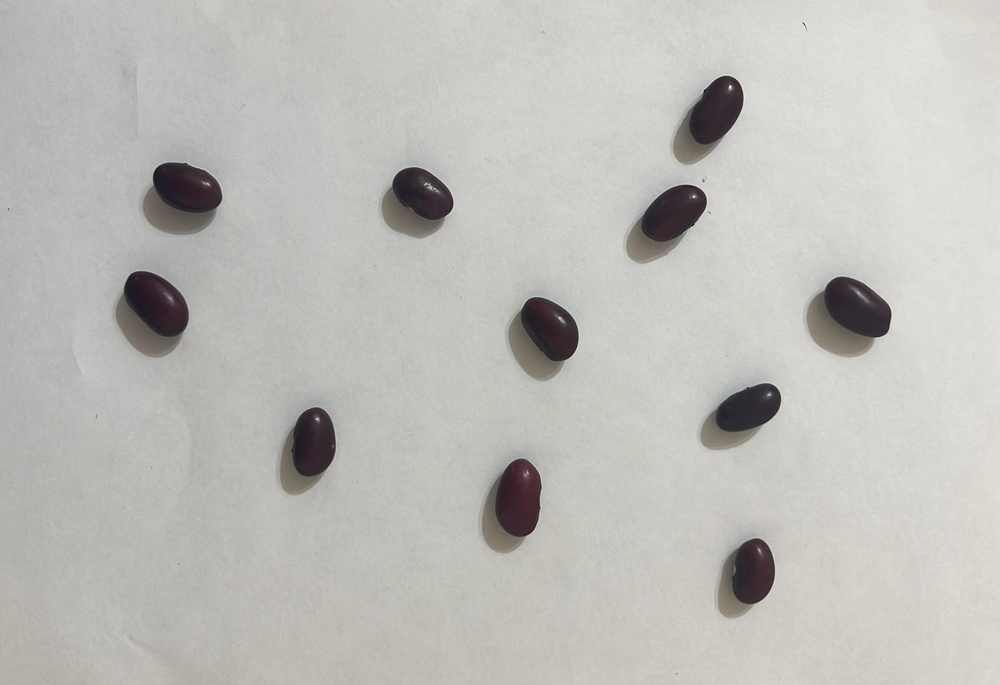
%> input picture data/data_frejol_rojo/img5.jpeg, 1000 x 685 px, shrunk from 3154 x 2160 before the run
$ octave main_get_one_data_frejol_rojo.m   (GNU Octave 9; MATLAB toolbox functions it lacks are replaced by stand-ins)
%> lines starting %> are read from the running program, lines starting %| are printed output that depends on the picture; in (x1, y1, x2, y2) boxes, pixels count from 0 and x2, y2 are one past the last pixel; in counts of white or black regions, pixels touching at a corner belong together; the program's own positions count from 1
### functions/procesamiento/procesamiento_img.m
function [datos, x, x_grises, x_bin, mascara_final, etiquetas_filtradas] = procesamiento_img(file_input, area_min, area_max, clase, circ_min, umbral)
%> called with file_input = 'data_frejol_rojo/img5.jpeg', area_min = 0.6, area_max = 2.5, clase = 'frejol_rojo'

    if ~exist('circ_min', 'var') || isempty(circ_min)
        circ_min = 0.0;
    end

    usar_umbral_manual = exist('umbral', 'var') && ~isempty(umbral) && isnumeric(umbral);

    % Leer imagen
    if ischar(file_input) || isstring(file_input)
        x = imread(file_input);
%> x is the input picture: size 685x1000x3 uint8; mean R, G, B 190.3, 189.4, 185.1
    else
        x = file_input;
    end

    % Calcular factores de escala basados en tamaño A5 (horizontal: 21 x 14.8 cm)
    [alto_img, ancho_img, ~] = size(x);
    cm_ancho = 21.0;
    cm_alto  = 14.8;
    factor_px_a_cm_X = cm_ancho / ancho_img;
    factor_px_a_cm_Y = cm_alto  / alto_img;
    factor_area_cm2_por_px2 = factor_px_a_cm_X * factor_px_a_cm_Y;

    fprintf('[INFO] Factores de escala: %.4f cm/px (X), %.4f cm/px (Y)\n', ...
            factor_px_a_cm_X, factor_px_a_cm_Y);
%| [INFO] Factores de escala: 0.0210 cm/px (X), 0.0216 cm/px (Y)

    % Escala de grises
    x_grises = rgb2gray(x);

    % Binarización
    if usar_umbral_manual
        fprintf('[INFO] Umbral manual usado: %.3f\n', umbral);
        x_bin = imbinarize(x_grises, umbral);
    else
        umbral_auto = graythresh(x_grises);
%> umbral_auto = 0.518
        %fprintf('[INFO] Umbral automático usado (graythresh): %.3f\n', umbral_auto);
        x_bin = imbinarize(x_grises, umbral_auto);
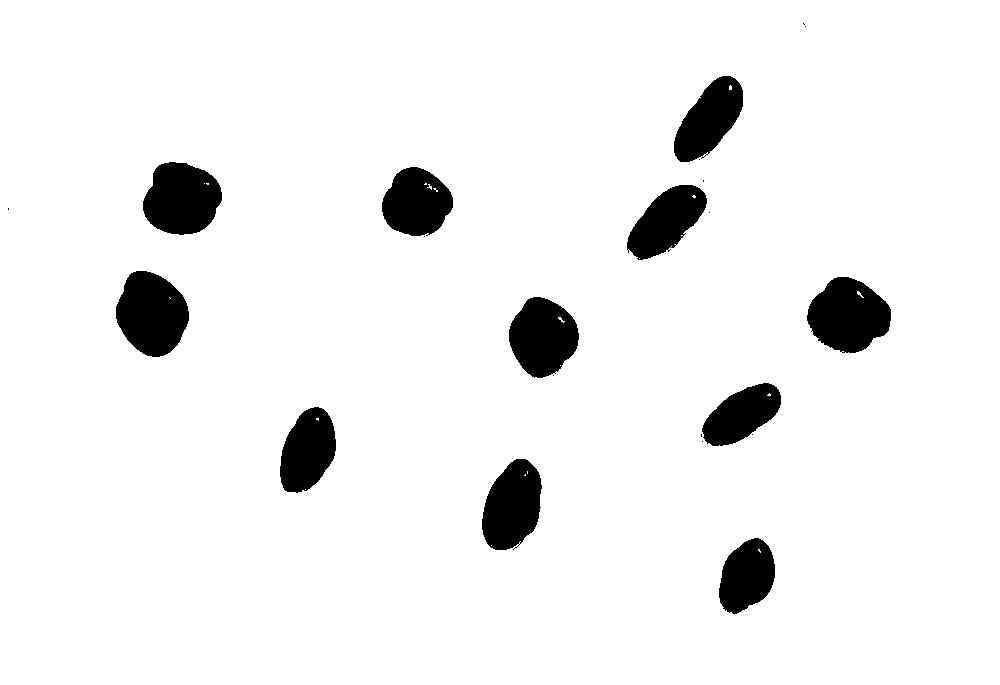
%> x_bin: size 685x1000 logical; 93.9% white; 22 black regions (11 under 20 px), largest, box (x1, y1, x2, y2) and area: (116, 271, 189, 357) 4622, (807, 277, 891, 353) 4584, (143, 162, 222, 235) 4394
        %x_bin = imbinarize(x_grises, 'adaptive', 'ForegroundPolarity', 'dark', 'Sensitivity', 0.5);
    end

    % Invertir y eliminar ruido pequeño
    x_bin = ~x_bin;
    x_bin = bwareaopen(x_bin, 100);
%> x_bin: size 685x1000 logical; 6.1% white; 11 white regions

    % Filtrado por área
    etiquetas = bwlabel(x_bin, 8);
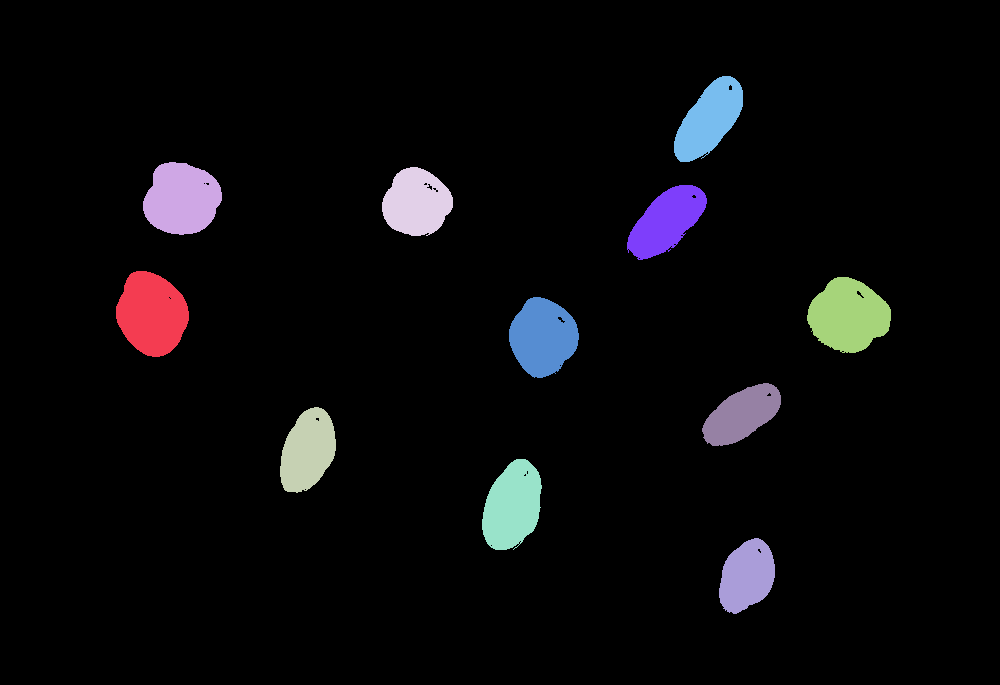
%> etiquetas: size 685x1000 double; 12 distinct labels, from 0 to 11; one colour per label, 0 black
    stats = regionprops(etiquetas, 'Area');
%> stats = 11 regions; largest, Area: 4622, 4584, 4394, 4095, 4016
    todas_areas = [stats.Area];
%> todas_areas = [4622 4394 3471 3614 4016 4095 3535 3538 3074 3071 4584]

    fprintf('\n[INFO] Áreas detectadas: %s\n', num2str(todas_areas));
%| [INFO] Áreas detectadas: 4622  4394  3471  3614  4016  4095  3535  3538  3074  3071  4584
    indices_validos = find(todas_areas > area_min / factor_area_cm2_por_px2 & ...
                           todas_areas < area_max / factor_area_cm2_por_px2);
%> indices_validos = [1 2 3 4 5 6 7 8 9 10 11]
    fprintf('[INFO] Regiones válidas por área: %d de %d\n', numel(indices_validos), numel(todas_areas));
%| [INFO] Regiones válidas por área: 11 de 11

    mascara_area = ismember(etiquetas, indices_validos);
    etiquetas_area = bwlabel(mascara_area, 8);

    % Propiedades geométricas
    stats_filtradas = regionprops(etiquetas_area, 'Area', 'Perimeter', ...
        'Eccentricity', 'Orientation', 'MajorAxisLength', 'MinorAxisLength', ...
        'Centroid', 'BoundingBox');
%> stats_filtradas = 11 regions; largest, box (x1, y1, x2, y2), Area, Centroid, MajorAxisLength, MinorAxisLength and Eccentricity: (116, 271, 189, 357) 4622 [152.5 314.4] 85.58 69.18 0.589, (807, 277, 891, 353) 4584 [849 316.3] 81.51 72.57 0.456, (143, 162, 222, 235) 4394 [182.4 199.6] 77.55 72.95 0.339

    R = x(:,:,1); G = x(:,:,2); B = x(:,:,3);
    N = length(stats_filtradas);
%> N = 11
    idx = 0;

    tieneClase = exist('clase', 'var') && ~isempty(clase);

    temp = repmat(struct( ...
        'Area', [], 'Perimeter', [], 'Eccentricity', [], 'Orientation', [], ...
        'MajorAxisLength', [], 'MinorAxisLength', [], 'CentroidX', [], 'CentroidY', [], ...
        'MeanR', [], 'MeanG', [], 'MeanB', [], 'StdR', [], 'StdG', [], 'StdB', [], ...
        'RelacionAspecto', [], 'Circularidad', [], 'Compacidad', [], 'Etiqueta', [], ...
        'BoundingBox', [], ...
        'Area_Scale', [], 'Perimeter_Scale', [], ...
        'MajorAxisLength_Scale', [], 'MinorAxisLength_Scale', [], ...
        'CentroidX_Scale', [], 'CentroidY_Scale', [], ...
        'Circularidad_Scale', [], 'Compacidad_Scale', [], ...
        'BoundingBox_Scale', []), N, 1);
%> temp = 11 items

    if tieneClase
        [temp.Clase] = deal(clase);
    end

    fprintf('[INFO] === Análisis de regiones ===\n');
    for i = 1:N
        s = stats_filtradas(i);
        obj_mask = etiquetas_area == i;
        circ = 4 * pi * s.Area / (s.Perimeter^2 + eps);

        fprintf('  → Objeto %d: Area=%.1f | Perim=%.1f | Circ=%.3f\n', ...
                i, s.Area, s.Perimeter, circ);

        if circ < circ_min
            fprintf('⚠️  Se descarta por circularidad < %.2f\n', circ_min);
            continue;
        end

        idx = idx + 1;
        temp(idx).Area = s.Area;
        temp(idx).Perimeter = s.Perimeter;
        temp(idx).Eccentricity = s.Eccentricity;
        temp(idx).Orientation = s.Orientation;
        temp(idx).MajorAxisLength = s.MajorAxisLength;
        temp(idx).MinorAxisLength = s.MinorAxisLength;
        temp(idx).CentroidX = s.Centroid(1);
        temp(idx).CentroidY = s.Centroid(2);
        temp(idx).RelacionAspecto = s.MajorAxisLength / s.MinorAxisLength;
        temp(idx).Circularidad = circ;
        temp(idx).Compacidad = (s.Perimeter^2) / (s.Area + eps);
        temp(idx).Etiqueta = i;
        temp(idx).BoundingBox = s.BoundingBox;

        % Color
        r_vals = double(R(obj_mask)); g_vals = double(G(obj_mask)); b_vals = double(B(obj_mask));
        temp(idx).MeanR = mean(r_vals);  temp(idx).StdR = std(r_vals);
        temp(idx).MeanG = mean(g_vals);  temp(idx).StdG = std(g_vals);
        temp(idx).MeanB = mean(b_vals);  temp(idx).StdB = std(b_vals);

        % Escalado con factores separados
        temp(idx).Area_Scale = s.Area * factor_area_cm2_por_px2;
        temp(idx).Perimeter_Scale = s.Perimeter * mean([factor_px_a_cm_X, factor_px_a_cm_Y]);
        temp(idx).MajorAxisLength_Scale = s.MajorAxisLength * factor_px_a_cm_X;
        temp(idx).MinorAxisLength_Scale = s.MinorAxisLength * factor_px_a_cm_Y;
        temp(idx).CentroidX_Scale = s.Centroid(1) * factor_px_a_cm_X;
        temp(idx).CentroidY_Scale = s.Centroid(2) * factor_px_a_cm_Y;
        temp(idx).Circularidad_Scale = 4 * pi * temp(idx).Area_Scale / (temp(idx).Perimeter_Scale^2 + eps);
        temp(idx).Compacidad_Scale = (temp(idx).Perimeter_Scale^2) / (temp(idx).Area_Scale + eps);
        temp(idx).BoundingBox_Scale = s.BoundingBox .* [factor_px_a_cm_X, factor_px_a_cm_Y, ...
                                                        factor_px_a_cm_X, factor_px_a_cm_Y];
    end
%> this loop made 11 passes
%> circ on passes 1 to 8: 0.983, 0.968, 0.875, 0.912, 0.779, 0.941, 0.683, 0.713
%> (printed output is left out)
%> pass 1, in procesamiento_img, `obj_mask = etiquetas_area == i;`:
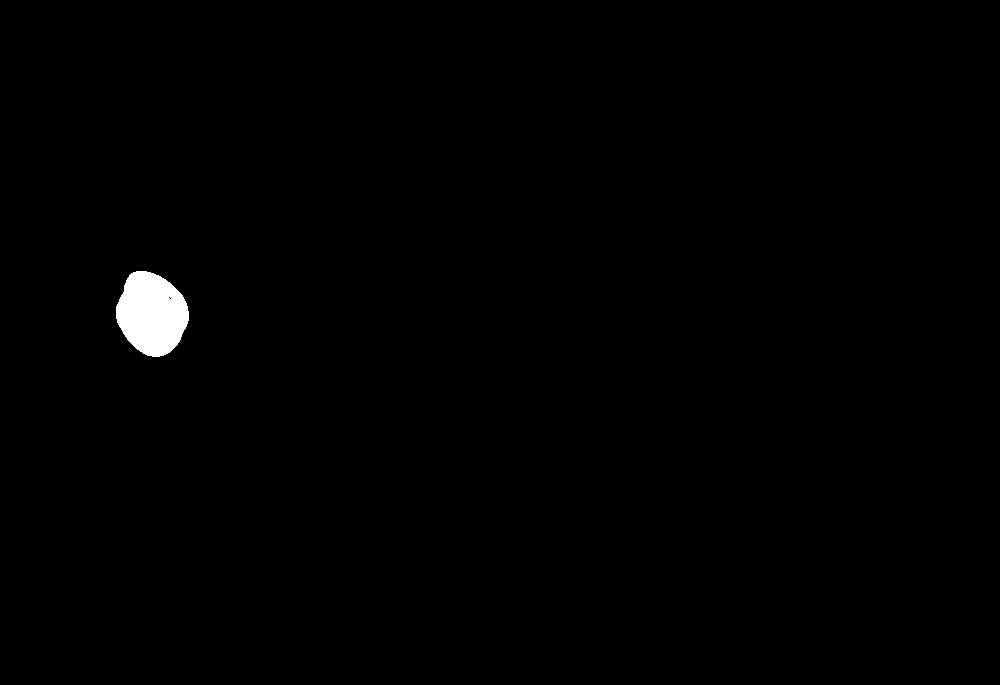
%> obj_mask: size 685x1000 logical; 0.67% white; 1 white region, box (x1, y1, x2, y2) and area: (116, 271, 189, 357) 4622
%> pass 2, in procesamiento_img, `obj_mask = etiquetas_area == i;`:
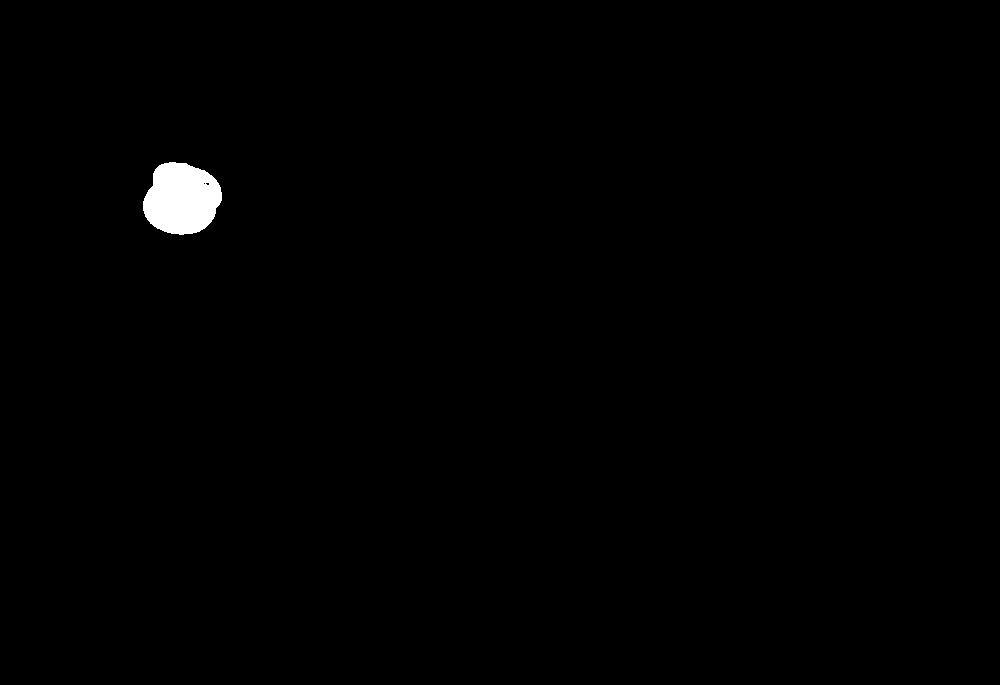
%> obj_mask: size 685x1000 logical; 0.64% white; 1 white region, box (x1, y1, x2, y2) and area: (143, 162, 222, 235) 4394
%> pass 3, in procesamiento_img, `obj_mask = etiquetas_area == i;`:
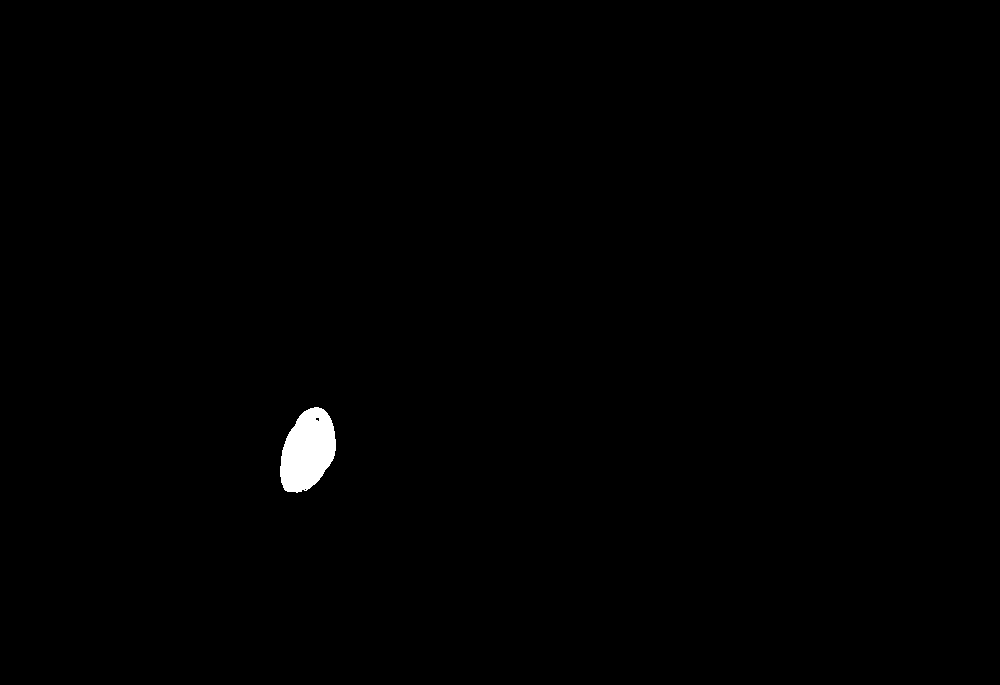
%> obj_mask: size 685x1000 logical; 0.51% white; 1 white region
%> after the loop, temp = 11 regions; largest, box (x1, y1, x2, y2), Area, Perimeter, Eccentricity, Orientation and MajorAxisLength: (116, 271, 189, 357) 4622 243.1 0.589 -72.8 85.58, (807, 277, 891, 353) 4584 254.6 0.456 -5.48 81.51, (143, 162, 222, 235) 4394 238.8 0.339 12.34 77.55

    fprintf('[INFO] Total objetos aceptados: %d\n', idx);
%| [INFO] Total objetos aceptados: 11

    if idx > 0
        datos = struct2table(temp(1:idx));
%> datos has the same summary as temp
        etiquetas_validas = [temp(1:idx).Etiqueta];
%> etiquetas_validas = [1 2 3 4 5 6 7 8 9 10 11]
        mascara_final = ismember(etiquetas_area, etiquetas_validas);
    else
        datos = table();
        mascara_final = false(size(x_bin));
    end

    etiquetas_filtradas = bwlabel(mascara_final, 8);
end

### data/main_get_one_data_frejol_rojo.m
clc, clear, close all;
addpath("../functions/procesamiento")
addpath("../functions/utils")
% Ruta de imagen de prueba
ruta = 'data_frejol_rojo/img5.jpeg';

% Procesar imagen
[datos, x, xg, xb, masc, etiquetas] = procesamiento_img(ruta, 00.6, 2.5, 'frejol_rojo');
%> datos has the same summary as temp in procesamiento_img

% img1.jpg procesamiento_img(ruta, 8000, 45000, 'frejol_canario',0,0.65);
% umbral es el 0.65,etc
% img2.jpg  procesamiento_img(ruta, 8000, 40000, 'frejol_canario',0,0.705);
% img3.jpg  procesamiento_img(ruta, 8000, 45000, 'frejol_canario',0,0.55);
% img4.jpg  procesamiento_img(ruta, 8000, 45000, 'frejol_canario',0,0.7);
% img5.jpg   procesamiento_img(ruta, 8000, 45000, 'frejol_canario',0,0.7);
% img6.jpg  procesamiento_img(ruta, 8000, 45000, 'frejol_canario',0,0.7);
% img7.jpg  procesamiento_img(ruta, 8000, 45000, 'frejol_canario',0,0.64);
% img8.jpg  procesamiento_img(ruta, 8000, 45000, 'frejol_canario',0,0.64);
% img9.jpg  procesamiento_img(ruta, 8000, 45000, 'frejol_canario',0,0.64);
% img10.jpg  procesamiento_img(ruta, 8000, 45000, 'frejol_canario',0,0.64);
%

% Mostrar tabla de propiedades
disp(datos);

% === Mostrar imágenes procesadas en una sola figura ===
figure('Name', 'Pasos de procesamiento');
subplot(1,3,1); imshow(xg); title('Escala de grises');
subplot(1,3,2); imshow(xb); title('Binarizada');
subplot(1,3,3); imshow(masc); title('Máscara final');

% === Mostrar anotaciones sobre la imagen original ===
figure('Name', 'Anotaciones en imagen original');
imshow(x);
hold on;

for i = 1:height(datos)
    cx = datos.CentroidX(i);
    cy = datos.CentroidY(i);
    texto = sprintf('R:%.0f G:%.0f B:%.0f - A:%.0f', ...
        datos.MeanR(i), datos.MeanG(i), datos.MeanB(i), datos.Area(i));
    plot(cx, cy, 'r*');
    text(cx+10, cy, texto, 'Color', 'black', 'FontSize', 8);
end
%> this loop made 11 passes
%> (cx, cy, texto) on passes 1 to 8: (152.5, 314.4, 'R:70 G:61 B:63 - A:4622'), (182.4, 199.6, 'R:71 G:63 B:65 - A:4394'), (308.3, 451.4, 'R:70 G:62 B:63 - A:3471'), (417.1, 203.4, 'R:76 G:69 B:69 - A:3614'), (513, 506.6, 'R:80 G:62 B:63 - A:4016'), (543.5, 337.7, 'R:75 G:67 B:66 - A:4095'), (667.1, 221.8, 'R:71 G:63 B:64 - A:3535'), (709.7, 120.1, 'R:70 G:63 B:64 - A:3538')
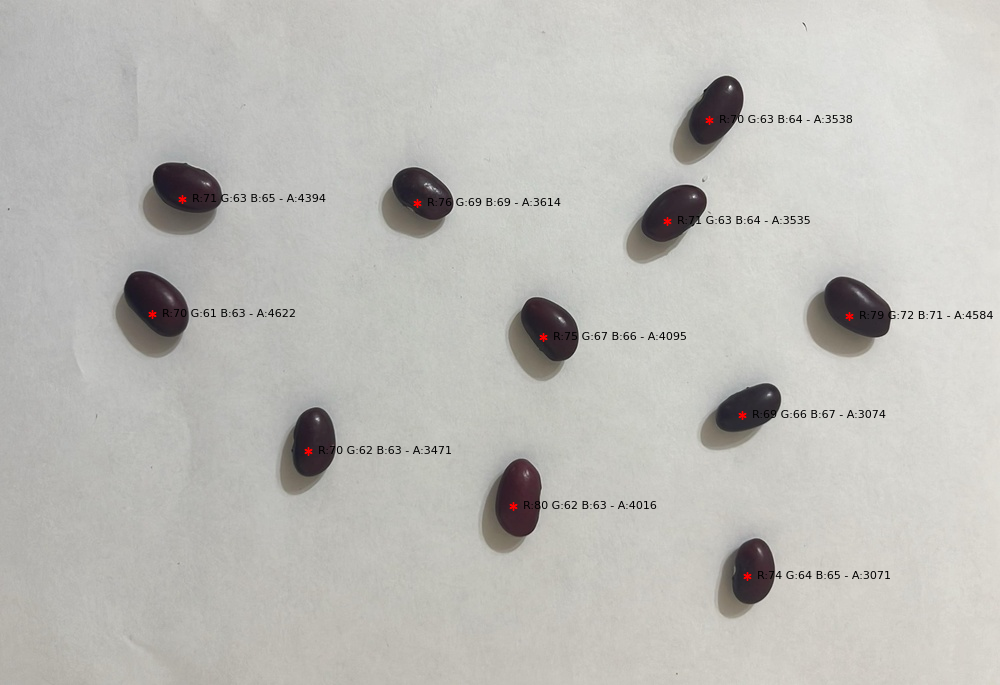
%> figure redrawn from the program's plot data
%save_datacsv(datos, 'data_garbanzo.csv');  % Guarda en la carpeta "resultados"
